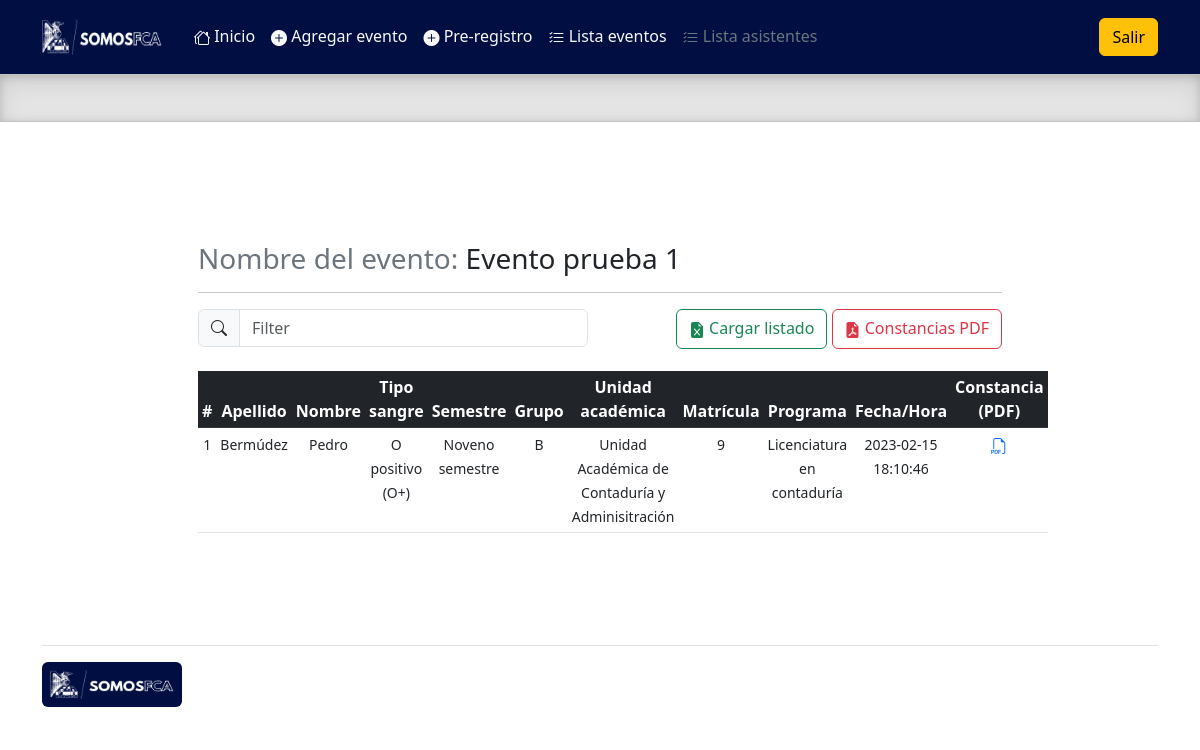
The page /admin/lista_individual_asistentes.php?evento=23 on the database its author committed.
### tables this page shows
CREATE TABLE `eventos` (
  `id` int(11) NOT NULL,
  `nombre` varchar(100) NOT NULL,
  `capacidad` int(11) NOT NULL,
  `fecha` date NOT NULL,
  `lugar` varchar(50) NOT NULL,
  `activo` int(11) DEFAULT NULL
);

CREATE TABLE `asistentes` (
  `id` int(11) NOT NULL,
  `nombre` varchar(100) NOT NULL,
  `tipo_asistente` int(11) NOT NULL,
  `apellidos` varchar(100) NOT NULL,
  `apellido_m` varchar(50) DEFAULT NULL,
  `curp` varchar(30) NOT NULL,
  `tipo_sangre` int(11) DEFAULT NULL,
  `semestre` int(11) DEFAULT NULL,
  `grupo` varchar(20) DEFAULT NULL,
  `unidad_academica` int(11) DEFAULT NULL,
  `carrera` varchar(70) DEFAULT NULL COMMENT 'Programa',
  `numero_control` varchar(30) NOT NULL COMMENT 'Matrícula',
  `idQr` varchar(150) DEFAULT NULL
);

CREATE TABLE `sangre` (
  `id` int(11) NOT NULL,
  `tipo_sangre` varchar(20) NOT NULL
);

CREATE TABLE `semestre` (
  `id` int(11) NOT NULL,
  `semestre` varchar(20) NOT NULL
);

CREATE TABLE `unidad_academica` (
  `id` int(11) NOT NULL,
  `unidad_academica` varchar(50) NOT NULL
);

CREATE TABLE `programa` (
  `id` int(11) NOT NULL,
  `programa` varchar(50) NOT NULL
);

CREATE TABLE `registro` (
  `id` int(11) NOT NULL,
  `asistente` int(11) NOT NULL,
  `evento` int(11) NOT NULL,
  `asistencia` int(11) NOT NULL,
  `fecha_registro` datetime NOT NULL,
  `idQr` varchar(30) NOT NULL
);

### admin/query/query_asistentes_individual.php (the view)
<?php
$queryEventos = "SELECT asistentes.id AS id, asistentes.apellidos AS apellidos, asistentes.nombre AS nombre, asistentes.tipo_sangre as tipo_sangre, asistentes.semestre AS semestre, asistentes.grupo AS grupo, asistentes.unidad_academica AS unidad_academica, asistentes.numero_control AS numero_control, asistentes.carrera AS carrera, registro.asistente AS asistente, registro.evento AS evento, registro.asistencia AS asistencia, registro.fecha_registro AS fecha_registro FROM asistentes INNER JOIN registro ON asistentes.id = registro.asistente WHERE registro.evento = '$evento'";
$resultadoEvento = $conn->query($queryEventos);
$numRows = $resultadoEvento->num_rows;
if($numRows >= 1){
$x = 0;
    while($rowEventos = $resultadoEvento->fetch_assoc()){
        $x++;
        echo'
        <tr class="text-center">
            <td><small>'.$x.'</small></td>
            <td><small>'.$rowEventos['apellidos'].'</small></td>
            <td><small>'.$rowEventos['nombre'].'</small></td>';
            $sangre = $rowEventos['tipo_sangre'];
            $sqlSangre = "SELECT * FROM sangre WHERE id = $sangre";
            $resultadoSangre = $conn->query($sqlSangre);
            $rowSangre = $resultadoSangre->fetch_assoc();
            echo'
            <td><small>'.$rowSangre['tipo_sangre'].'</small></td>';
            $semestre = $rowEventos['semestre'];
            $sqlSemestre = "SELECT * FROM semestre WHERE id = $semestre";
            $resultadoSemestre = $conn->query($sqlSemestre);
            $rowSemestre = $resultadoSemestre->fetch_assoc();
            echo'
            <td><small>'.$rowSemestre['semestre'].'</small></td>';
            echo'<td><small>'.$rowEventos['grupo'].'</small></td>';
            $unidad_academica = $rowEventos['unidad_academica'];
            $sqlUnidad_academica = "SELECT * FROM unidad_academica WHERE id = $unidad_academica";
            $resultadoUnidad_academica = $conn->query($sqlUnidad_academica);
            $rowUnidad_academica = $resultadoUnidad_academica->fetch_assoc();
            echo'
            <td><small>'.$rowUnidad_academica['unidad_academica'].'</small></td>';
            echo'<td><small>'.$rowEventos['numero_control'].'</small></td>';
            $carrera = $rowEventos['carrera'];
            $sqlPrograma = "SELECT * FROM programa WHERE id = $carrera";
            $resultadoPrograma = $conn->query($sqlPrograma);
            $rowPrograma = $resultadoPrograma->fetch_assoc();
            echo'
            <td><small>'.$rowPrograma['programa'].'</small></td>'
            ;
            echo'
            <td><small>'.$rowEventos['fecha_registro'].'</small></td>'
            ;
            echo'
            <td><a href="prcd/constancia_pdf.php?id='.$rowEventos['id'].'"><i class="bi bi-filetype-pdf"></i></a></td>
        </tr>
        ';
    }
}
else{
    echo'
    <script>
        alert("No hay personas registradas a este evento");
    </script>
    ';
}
?>

### admin/lista_individual_asistentes.php (shortened to what this page needs)
<!doctype html>
<html lang="en">
  <head>
    <link rel="stylesheet" href="https://cdn.jsdelivr.net/npm/bootstrap-icons@1.10.2/font/bootstrap-icons.css">
    <link href="../assets/dist/css/bootstrap.min.css" rel="stylesheet">
    <?php
    include('prcd/qc.php');
        $evento = $_REQUEST['evento'];
        $nombreEvento = "SELECT * FROM eventos WHERE id = $evento";
        $resultadoEventoSQL = $conn ->query($nombreEvento);
        $rowEventoSQL = $resultadoEventoSQL->fetch_assoc();
    ?>
    <link href="headers.css" rel="stylesheet">
  </head>
  <body>
<main class="mb-0">
  <header class="p-3" style="background-color:#000e42;">
    <div class="container">
      <div class="d-flex flex-wrap align-items-center justify-content-center justify-content-lg-start">
        <a href="/" class="d-flex align-items-center mb-2 mb-lg-0 text-white text-decoration-none">
          <img src="../assets/brand/img/logo.png" width="120" height="36" role="img" alt="">
        </a>
        <ul class="nav col-12 col-lg-auto me-lg-auto mb-2 ms-4 justify-content-center mb-md-0">
          <li><a href="index.php" class="nav-link px-2 text-light"><i class="bi bi-houses"></i> Inicio</a></li>
          <li><a href="alta_eventos.php" class="nav-link px-2 text-light"><i class="bi bi-plus-circle-fill"></i> Agregar evento</a></li>
          <li><a href="alta_asistentes.php" class="nav-link px-2 text-light"><i class="bi bi-plus-circle-fill"></i> Pre-registro</a></li>
          <li><a href="lista_eventos.php" class="nav-link px-2 text-light"><i class="bi bi-list-check"></i> Lista eventos</a></li>
          <li><a href="#" class="nav-link px-2 text-secondary"><i class="bi bi-list-check"></i> Lista asistentes</a></li>
        </ul>
        <div class="text-end">
          <a href="query/sort.php" type="button" class="btn btn-warning">Salir</a>
        </div>
      </div>
    </div>
  </header>
  <div class="b-example-divider">
  </div>
    <div class="container-fluid w-75 h-100 mt-5 mb-5 p-5">
    <h3 class="mt-4 mb-3 text-secondary">Nombre del evento: <span class="text-dark"><? echo $rowEventoSQL['nombre']; ?></span></h3>
        <hr>
        <div class="row">
            <div class="col">
                <div class="input-group mb-4 w-100">
                    <span class="input-group-text" id="basic-addon1"><i class="bi bi-search"></i></span>
                    <input type="text" class="form-control" placeholder="Filter" aria-label="Filter" aria-describedby="basic-addon1" id="myInput">
                </div>
            </div>
            <div class="col text-end">
                <a href="excel_inventario_fechas.php?fecha=<?php echo $fechaBusqueda ?>" class="btn btn-outline-success"><i class="bi bi-file-earmark-excel-fill"></i> Cargar listado</a>
                <a href="excel_inventario_fechas.php?fecha=<?php echo $fechaBusqueda ?>" class="btn btn-outline-danger"><i class="bi bi-file-earmark-pdf-fill"></i> Constancias PDF</a>
            </div>
        </div>
    <table class="table table-hover table-sm">
        <thead class="table-dark text-center">
            <tr>
            <th scope="col">#</th>
            <th scope="col">Apellido</th>
            <th scope="col">Nombre</th>
            <th scope="col">Tipo sangre</th>
            <th scope="col">Semestre</th>
            <th scope="col">Grupo</th>
            <th scope="col">Unidad académica</th>
            <th scope="col">Matrícula</th>
            <th scope="col">Programa</th>
            <th scope="col">Fecha/Hora</th>
            <th scope="col">Constancia (PDF)</th>
            </tr>
        </thead>
        <tbody id="myTable">
        <?php
        include('query/query_asistentes_individual.php');
        ?>
        </tbody>
    </table>
</main>
<div class="container">
  <footer class="d-flex flex-wrap justify-content-between align-items-center py-3 my-4 border-top">
      <p class="col-md-12 mb-0 text-muted"><a href="/" class="col-md-4 d-flex mb-md-0 me-md-auto link-dark text-decoration-none">
                <img src="../assets/brand/img/logo.png" width="140" height="45" role="img" alt="" class="p-2 rounded" style="background-color:#000e42">
            </a></p>
    </footer>
  </div>
  </body>
</html>

### admin/lista_individual_asistentes.php (style rules this page uses)
.b-example-divider { height: 3rem; background-color: rgba(0, 0, 0, .1); border: solid rgba(0, 0, 0, .15); border-width: 1px 0; box-shadow: inset 0 .5em 1.5em rgba(0, 0, 0, .1), inset 0 .125em .5em rgba(0, 0, 0, .15); }
.bi { vertical-align: -.125em; fill: currentColor; }

### rows shown on the page
eventos: nombre "Evento prueba 1"
asistentes: apellidos "Bermúdez", nombre "Pedro", sangre.tipo_sangre "O positivo (O+)", semestre.semestre "Noveno semestre", grupo "B", unidad_academica.unidad_academica "Unidad Académica de Contaduría y Adminisitración", numero_control "9", programa.programa "Licenciatura en contaduría", registro.fecha_registro "2023-02-15 18:10:46"
